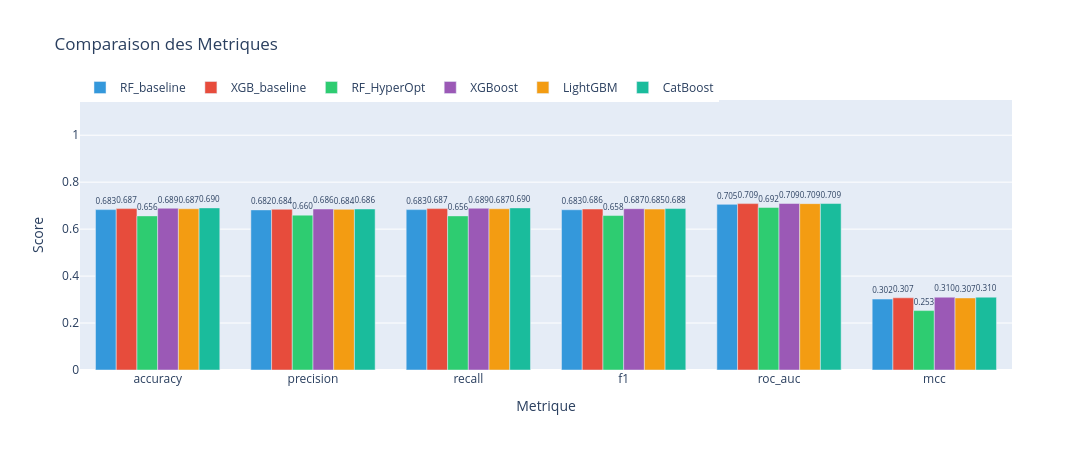

The cell this chart's notebook holds for it:
### Markdown cell above
## 5. Comparaison des algorithmes de boosting

**Algorithmes testés :**

| Algorithme | Avantages | Inconvénients |
|------------|-----------|---------------|
| **RandomForest** | Robuste, interprétable, peu d'hyperparamètres | Peut être moins performant |
| **XGBoost** | Très performant, régularisation intégrée | Plus lent à entraîner |
| **LightGBM** | Très rapide, gère bien les grandes données | Peut overfitter |
| **CatBoost** | Gère nativement les catégorielles | Incompatible sklearn Pipeline (1.6+) |

**Objectif :** Identifier l'algorithme avec le meilleur compromis F1/AUC.

### Code cell
# === COMPARAISON DES 6 MODÈLES ACCIDENT ===
print("=" * 70)
print("COMPARAISON DES MODÈLES ACCIDENT (6 modèles)")
print("=" * 70)

models_eval_acc = []
trained_models_acc = {}

# 1. RF_baseline
rf_baseline = create_pipeline(
    RandomForestClassifier(
        n_estimators=base_estimators, random_state=RANDOM_STATE, n_jobs=nb_workers, class_weight="balanced"
    )
)
res, y_pred, y_proba = evaluate_model(
    rf_baseline, X_train_acc_bin, X_test_acc_bin, y_train_acc_bin, y_test_acc_bin, "RF_baseline"
)
models_eval_acc.append({"name": "RF_baseline", "y_true": y_test_acc_bin, "y_pred": y_pred, "y_proba": y_proba})
trained_models_acc["RF_baseline"] = rf_baseline

# 2. XGB_baseline
xgb_baseline = create_pipeline(
    XGBClassifier(
        n_estimators=base_estimators,
        random_state=RANDOM_STATE,
        n_jobs=nb_workers,
        scale_pos_weight=len(y_train_acc_bin[y_train_acc_bin == 0]) / len(y_train_acc_bin[y_train_acc_bin == 1]),
    )
)
res, y_pred, y_proba = evaluate_model(
    xgb_baseline, X_train_acc_bin, X_test_acc_bin, y_train_acc_bin, y_test_acc_bin, "XGB_baseline"
)
models_eval_acc.append({"name": "XGB_baseline", "y_true": y_test_acc_bin, "y_pred": y_pred, "y_proba": y_proba})
trained_models_acc["XGB_baseline"] = xgb_baseline

# 3. RF_HyperOpt (RandomForest optimisé)
rf_hyperopt = create_pipeline(
    RandomForestClassifier(
        n_estimators=best_params_rf.get("n_estimators", 200),
        max_depth=best_params_rf.get("max_depth", None),
        min_samples_split=best_params_rf.get("min_samples_split", 2),
        random_state=RANDOM_STATE,
        n_jobs=nb_workers,
        class_weight="balanced",
    )
)
res, y_pred, y_proba = evaluate_model(
    rf_hyperopt, X_train_acc_bin, X_test_acc_bin, y_train_acc_bin, y_test_acc_bin, "RF_HyperOpt"
)
models_eval_acc.append({"name": "RF_HyperOpt", "y_true": y_test_acc_bin, "y_pred": y_pred, "y_proba": y_proba})
trained_models_acc["RF_HyperOpt"] = rf_hyperopt

# 4. XGBoost optimisé
xgb_opt = create_pipeline(
    XGBClassifier(
        **best_params_xgb,
        random_state=RANDOM_STATE,
        n_jobs=nb_workers,
        scale_pos_weight=len(y_train_acc_bin[y_train_acc_bin == 0]) / len(y_train_acc_bin[y_train_acc_bin == 1]),
    )
)
res, y_pred, y_proba = evaluate_model(
    xgb_opt, X_train_acc_bin, X_test_acc_bin, y_train_acc_bin, y_test_acc_bin, "XGBoost"
)
models_eval_acc.append({"name": "XGBoost", "y_true": y_test_acc_bin, "y_pred": y_pred, "y_proba": y_proba})
trained_models_acc["XGBoost"] = xgb_opt

# 5. LightGBM optimisé
lgbm_opt = create_pipeline(
    LGBMClassifier(
        **best_params_lgbm, random_state=RANDOM_STATE, n_jobs=nb_workers, class_weight="balanced", verbose=-1
    )
)
res, y_pred, y_proba = evaluate_model(
    lgbm_opt, X_train_acc_bin, X_test_acc_bin, y_train_acc_bin, y_test_acc_bin, "LightGBM"
)
models_eval_acc.append({"name": "LightGBM", "y_true": y_test_acc_bin, "y_pred": y_pred, "y_proba": y_proba})
trained_models_acc["LightGBM"] = lgbm_opt

# 6. CatBoost optimisé (sans Pipeline - incompatible sklearn 1.6+)
catboost_opt = CatBoostClassifier(
    **best_params_cb, random_state=RANDOM_STATE, auto_class_weights="Balanced", verbose=False, allow_writing_files=False
)
res, y_pred, y_proba = evaluate_catboost(
    catboost_opt, X_train_acc_bin, X_test_acc_bin, y_train_acc_bin, y_test_acc_bin, "CatBoost"
)
models_eval_acc.append({"name": "CatBoost", "y_true": y_test_acc_bin, "y_pred": y_pred, "y_proba": y_proba})
trained_models_acc["CatBoost"] = catboost_opt

# Affichage complet avec display_metrics (confusion matrices, ROC, bar chart, table)
eval_results = display_metrics(models_results=models_eval_acc, class_labels=["Non grave", "Grave"])
figures_tuning = eval_results["figures"]

### Figure 1 — Plotly figure (JSON) as saved in the notebook; plotly's stock layout.template omitted (floating-point values rounded to 4 significant figures)
{"data": [{"marker": {"color": "#3498db"}, "name": "RF_baseline", "text": ["0.683", "0.682", "0.683", "0.683", "0.705", "0.302"], "textposition": "outside", "type": "bar", "x": ["accuracy", "precision", "recall", "f1", "roc_auc", "mcc"], "y": [0.6831, 0.6819, 0.6831, 0.6825, 0.7055, 0.3021]}, {"marker": {"color": "#e74c3c"}, "name": "XGB_baseline", "text": ["0.687", "0.684", "0.687", "0.686", "0.709", "0.307"], "textposition": "outside", "type": "bar", "x": ["accuracy", "precision", "recall", "f1", "roc_auc", "mcc"], "y": [0.6874, 0.6844, 0.6874, 0.6858, 0.7087, 0.3075]}, {"marker": {"color": "#2ecc71"}, "name": "RF_HyperOpt", "text": ["0.656", "0.660", "0.656", "0.658", "0.692", "0.253"], "textposition": "outside", "type": "bar", "x": ["accuracy", "precision", "recall", "f1", "roc_auc", "mcc"], "y": [0.6564, 0.6596, 0.6564, 0.6579, 0.6924, 0.2531]}, {"marker": {"color": "#9b59b6"}, "name": "XGBoost", "text": ["0.689", "0.686", "0.689", "0.687", "0.709", "0.310"], "textposition": "outside", "type": "bar", "x": ["accuracy", "precision", "recall", "f1", "roc_auc", "mcc"], "y": [0.689, 0.6857, 0.689, 0.6872, 0.7093, 0.3102]}, {"marker": {"color": "#f39c12"}, "name": "LightGBM", "text": ["0.687", "0.684", "0.687", "0.685", "0.709", "0.307"], "textposition": "outside", "type": "bar", "x": ["accuracy", "precision", "recall", "f1", "roc_auc", "mcc"], "y": [0.6868, 0.6842, 0.6868, 0.6854, 0.7086, 0.3069]}, {"marker": {"color": "#1abc9c"}, "name": "CatBoost", "text": ["0.690", "0.686", "0.690", "0.688", "0.709", "0.310"], "textposition": "outside", "type": "bar", "x": ["accuracy", "precision", "recall", "f1", "roc_auc", "mcc"], "y": [0.6904, 0.6859, 0.6904, 0.6877, 0.7091, 0.3103]}], "layout": {"barmode": "group", "height": 450, "legend": {"orientation": "h", "y": 1.1}, "title": {"text": "Comparaison des Metriques"}, "width": 3600, "xaxis": {"title": {"text": "Metrique"}}, "yaxis": {"range": [0, 1.15], "title": {"text": "Score"}}}}
